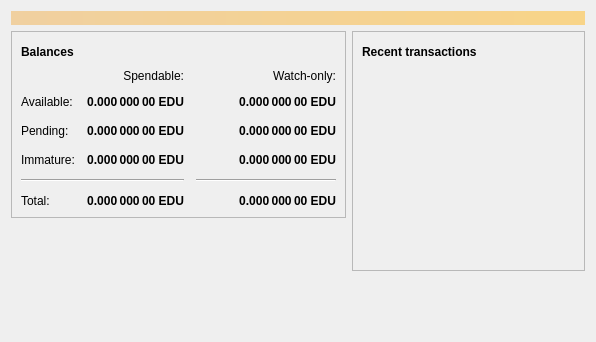
<?xml version="1.0" encoding="UTF-8"?>
<ui version="4.0">
 <class>OverviewPage</class>
 <widget class="QWidget" name="OverviewPage">
  <property name="geometry">
   <rect>
    <x>0</x>
    <y>0</y>
    <width>596</width>
    <height>342</height>
   </rect>
  </property>
  <property name="windowTitle">
   <string>Form</string>
  </property>
  <layout class="QVBoxLayout" name="topLayout">
   <item>
    <widget class="QLabel" name="labelAlerts">
     <property name="visible">
      <bool>false</bool>
     </property>
     <property name="styleSheet">
      <string notr="true">QLabel { background-color: qlineargradient(x1: 0, y1: 0, x2: 1, y2: 0, stop:0 #F0D0A0, stop:1 #F8D488); color:#000000; }</string>
     </property>
     <property name="wordWrap">
      <bool>true</bool>
     </property>
     <property name="margin">
      <number>3</number>
     </property>
     <property name="textInteractionFlags">
      <set>Qt::TextSelectableByMouse</set>
     </property>
    </widget>
   </item>
   <item>
    <layout class="QHBoxLayout" name="horizontalLayout" stretch="1,1">
     <item>
      <layout class="QVBoxLayout" name="verticalLayout_2">
       <item>
        <widget class="QFrame" name="frame">
         <property name="frameShape">
          <enum>QFrame::StyledPanel</enum>
         </property>
         <property name="frameShadow">
          <enum>QFrame::Raised</enum>
         </property>
         <layout class="QVBoxLayout" name="verticalLayout_4">
          <item>
           <layout class="QHBoxLayout" name="horizontalLayout_4">
            <item>
             <widget class="QLabel" name="label_5">
              <property name="font">
               <font>
                <weight>75</weight>
                <bold>true</bold>
               </font>
              </property>
              <property name="text">
               <string>Balances</string>
              </property>
             </widget>
            </item>
            <item>
             <widget class="QPushButton" name="labelWalletStatus">
              <property name="enabled">
               <bool>true</bool>
              </property>
              <property name="maximumSize">
               <size>
                <width>30</width>
                <height>16777215</height>
               </size>
              </property>
              <property name="toolTip">
               <string>The displayed information may be out of date. Your wallet automatically synchronizes with the Cheatscoin network after a connection is established, but this process has not completed yet.</string>
              </property>
              <property name="text">
               <string/>
              </property>
              <property name="icon">
               <iconset resource="../bitcoin.qrc">
                <normaloff>:/icons/warning</normaloff>
                <disabledoff>:/icons/warning</disabledoff>:/icons/warning</iconset>
              </property>
              <property name="iconSize">
               <size>
                <width>24</width>
                <height>24</height>
               </size>
              </property>
              <property name="flat">
               <bool>true</bool>
              </property>
             </widget>
            </item>
            <item>
             <spacer name="horizontalSpacer_3">
              <property name="orientation">
               <enum>Qt::Horizontal</enum>
              </property>
              <property name="sizeHint" stdset="0">
               <size>
                <width>40</width>
                <height>20</height>
               </size>
              </property>
             </spacer>
            </item>
           </layout>
          </item>
          <item>
           <layout class="QGridLayout" name="gridLayout">
            <property name="spacing">
             <number>12</number>
            </property>
            <item row="2" column="2">
             <widget class="QLabel" name="labelWatchPending">
              <property name="font">
               <font>
                <weight>75</weight>
                <bold>true</bold>
               </font>
              </property>
              <property name="cursor">
               <cursorShape>IBeamCursor</cursorShape>
              </property>
              <property name="toolTip">
               <string>Unconfirmed transactions to watch-only addresses</string>
              </property>
              <property name="text">
               <string notr="true">0.000 000 00 EDU</string>
              </property>
              <property name="alignment">
               <set>Qt::AlignRight|Qt::AlignTrailing|Qt::AlignVCenter</set>
              </property>
              <property name="textInteractionFlags">
               <set>Qt::LinksAccessibleByMouse|Qt::TextSelectableByKeyboard|Qt::TextSelectableByMouse</set>
              </property>
             </widget>
            </item>
            <item row="2" column="1">
             <widget class="QLabel" name="labelUnconfirmed">
              <property name="font">
               <font>
                <weight>75</weight>
                <bold>true</bold>
               </font>
              </property>
              <property name="cursor">
               <cursorShape>IBeamCursor</cursorShape>
              </property>
              <property name="toolTip">
               <string>Total of transactions that have yet to be confirmed, and do not yet count toward the spendable balance</string>
              </property>
              <property name="text">
               <string notr="true">0.000 000 00 EDU</string>
              </property>
              <property name="alignment">
               <set>Qt::AlignRight|Qt::AlignTrailing|Qt::AlignVCenter</set>
              </property>
              <property name="textInteractionFlags">
               <set>Qt::LinksAccessibleByMouse|Qt::TextSelectableByKeyboard|Qt::TextSelectableByMouse</set>
              </property>
             </widget>
            </item>
            <item row="3" column="2">
             <widget class="QLabel" name="labelWatchImmature">
              <property name="font">
               <font>
                <weight>75</weight>
                <bold>true</bold>
               </font>
              </property>
              <property name="cursor">
               <cursorShape>IBeamCursor</cursorShape>
              </property>
              <property name="toolTip">
               <string>Mined balance in watch-only addresses that has not yet matured</string>
              </property>
              <property name="text">
               <string notr="true">0.000 000 00 EDU</string>
              </property>
              <property name="alignment">
               <set>Qt::AlignRight|Qt::AlignTrailing|Qt::AlignVCenter</set>
              </property>
              <property name="textInteractionFlags">
               <set>Qt::LinksAccessibleByMouse|Qt::TextSelectableByKeyboard|Qt::TextSelectableByMouse</set>
              </property>
             </widget>
            </item>
            <item row="4" column="0" colspan="2">
             <widget class="Line" name="line">
              <property name="orientation">
               <enum>Qt::Horizontal</enum>
              </property>
             </widget>
            </item>
            <item row="4" column="2">
             <widget class="Line" name="lineWatchBalance">
              <property name="sizePolicy">
               <sizepolicy hsizetype="Preferred" vsizetype="Fixed">
                <horstretch>0</horstretch>
                <verstretch>0</verstretch>
               </sizepolicy>
              </property>
              <property name="minimumSize">
               <size>
                <width>140</width>
                <height>0</height>
               </size>
              </property>
              <property name="orientation">
               <enum>Qt::Horizontal</enum>
              </property>
             </widget>
            </item>
            <item row="5" column="0">
             <widget class="QLabel" name="labelTotalText">
              <property name="text">
               <string>Total:</string>
              </property>
             </widget>
            </item>
            <item row="3" column="1">
             <widget class="QLabel" name="labelImmature">
              <property name="font">
               <font>
                <weight>75</weight>
                <bold>true</bold>
               </font>
              </property>
              <property name="cursor">
               <cursorShape>IBeamCursor</cursorShape>
              </property>
              <property name="toolTip">
               <string>Mined balance that has not yet matured</string>
              </property>
              <property name="text">
               <string notr="true">0.000 000 00 EDU</string>
              </property>
              <property name="alignment">
               <set>Qt::AlignRight|Qt::AlignTrailing|Qt::AlignVCenter</set>
              </property>
              <property name="textInteractionFlags">
               <set>Qt::LinksAccessibleByMouse|Qt::TextSelectableByKeyboard|Qt::TextSelectableByMouse</set>
              </property>
             </widget>
            </item>
            <item row="2" column="3">
             <spacer name="horizontalSpacer_2">
              <property name="orientation">
               <enum>Qt::Horizontal</enum>
              </property>
              <property name="sizeHint" stdset="0">
               <size>
                <width>40</width>
                <height>20</height>
               </size>
              </property>
             </spacer>
            </item>
            <item row="3" column="0">
             <widget class="QLabel" name="labelImmatureText">
              <property name="text">
               <string>Immature:</string>
              </property>
             </widget>
            </item>
            <item row="5" column="1">
             <widget class="QLabel" name="labelTotal">
              <property name="font">
               <font>
                <weight>75</weight>
                <bold>true</bold>
               </font>
              </property>
              <property name="cursor">
               <cursorShape>IBeamCursor</cursorShape>
              </property>
              <property name="toolTip">
               <string>Your current total balance</string>
              </property>
              <property name="text">
               <string notr="true">0.000 000 00 EDU</string>
              </property>
              <property name="alignment">
               <set>Qt::AlignRight|Qt::AlignTrailing|Qt::AlignVCenter</set>
              </property>
              <property name="textInteractionFlags">
               <set>Qt::LinksAccessibleByMouse|Qt::TextSelectableByKeyboard|Qt::TextSelectableByMouse</set>
              </property>
             </widget>
            </item>
            <item row="5" column="2">
             <widget class="QLabel" name="labelWatchTotal">
              <property name="font">
               <font>
                <weight>75</weight>
                <bold>true</bold>
               </font>
              </property>
              <property name="cursor">
               <cursorShape>IBeamCursor</cursorShape>
              </property>
              <property name="toolTip">
               <string>Current total balance in watch-only addresses</string>
              </property>
              <property name="text">
               <string notr="true">0.000 000 00 EDU</string>
              </property>
              <property name="alignment">
               <set>Qt::AlignRight|Qt::AlignTrailing|Qt::AlignVCenter</set>
              </property>
              <property name="textInteractionFlags">
               <set>Qt::LinksAccessibleByMouse|Qt::TextSelectableByKeyboard|Qt::TextSelectableByMouse</set>
              </property>
             </widget>
            </item>
            <item row="0" column="2">
             <widget class="QLabel" name="labelWatchonly">
              <property name="text">
               <string>Watch-only:</string>
              </property>
              <property name="alignment">
               <set>Qt::AlignRight|Qt::AlignTrailing|Qt::AlignVCenter</set>
              </property>
             </widget>
            </item>
            <item row="1" column="0">
             <widget class="QLabel" name="labelBalanceText">
              <property name="text">
               <string>Available:</string>
              </property>
             </widget>
            </item>
            <item row="1" column="1">
             <widget class="QLabel" name="labelBalance">
              <property name="font">
               <font>
                <weight>75</weight>
                <bold>true</bold>
               </font>
              </property>
              <property name="cursor">
               <cursorShape>IBeamCursor</cursorShape>
              </property>
              <property name="toolTip">
               <string>Your current spendable balance</string>
              </property>
              <property name="text">
               <string notr="true">0.000 000 00 EDU</string>
              </property>
              <property name="alignment">
               <set>Qt::AlignRight|Qt::AlignTrailing|Qt::AlignVCenter</set>
              </property>
              <property name="textInteractionFlags">
               <set>Qt::LinksAccessibleByMouse|Qt::TextSelectableByKeyboard|Qt::TextSelectableByMouse</set>
              </property>
             </widget>
            </item>
            <item row="1" column="2">
             <widget class="QLabel" name="labelWatchAvailable">
              <property name="font">
               <font>
                <weight>75</weight>
                <bold>true</bold>
               </font>
              </property>
              <property name="cursor">
               <cursorShape>IBeamCursor</cursorShape>
              </property>
              <property name="toolTip">
               <string>Your current balance in watch-only addresses</string>
              </property>
              <property name="text">
               <string notr="true">0.000 000 00 EDU</string>
              </property>
              <property name="alignment">
               <set>Qt::AlignRight|Qt::AlignTrailing|Qt::AlignVCenter</set>
              </property>
              <property name="textInteractionFlags">
               <set>Qt::LinksAccessibleByMouse|Qt::TextSelectableByKeyboard|Qt::TextSelectableByMouse</set>
              </property>
             </widget>
            </item>
            <item row="2" column="0">
             <widget class="QLabel" name="labelPendingText">
              <property name="text">
               <string>Pending:</string>
              </property>
             </widget>
            </item>
            <item row="0" column="1">
             <widget class="QLabel" name="labelSpendable">
              <property name="text">
               <string>Spendable:</string>
              </property>
              <property name="alignment">
               <set>Qt::AlignRight|Qt::AlignTrailing|Qt::AlignVCenter</set>
              </property>
             </widget>
            </item>
           </layout>
          </item>
         </layout>
        </widget>
       </item>
       <item>
        <spacer name="verticalSpacer">
         <property name="orientation">
          <enum>Qt::Vertical</enum>
         </property>
         <property name="sizeHint" stdset="0">
          <size>
           <width>20</width>
           <height>40</height>
          </size>
         </property>
        </spacer>
       </item>
      </layout>
     </item>
     <item>
      <layout class="QVBoxLayout" name="verticalLayout_3">
       <item>
        <widget class="QFrame" name="frame_2">
         <property name="frameShape">
          <enum>QFrame::StyledPanel</enum>
         </property>
         <property name="frameShadow">
          <enum>QFrame::Raised</enum>
         </property>
         <layout class="QVBoxLayout" name="verticalLayout">
          <item>
           <layout class="QHBoxLayout" name="horizontalLayout_2">
            <item>
             <widget class="QLabel" name="label_4">
              <property name="font">
               <font>
                <weight>75</weight>
                <bold>true</bold>
               </font>
              </property>
              <property name="text">
               <string>Recent transactions</string>
              </property>
             </widget>
            </item>
            <item>
             <widget class="QPushButton" name="labelTransactionsStatus">
              <property name="enabled">
               <bool>true</bool>
              </property>
              <property name="maximumSize">
               <size>
                <width>30</width>
                <height>16777215</height>
               </size>
              </property>
              <property name="toolTip">
               <string>The displayed information may be out of date. Your wallet automatically synchronizes with the Cheatscoin network after a connection is established, but this process has not completed yet.</string>
              </property>
              <property name="text">
               <string/>
              </property>
              <property name="icon">
               <iconset resource="../bitcoin.qrc">
                <normaloff>:/icons/warning</normaloff>
                <disabledoff>:/icons/warning</disabledoff>:/icons/warning</iconset>
              </property>
              <property name="iconSize">
               <size>
                <width>24</width>
                <height>24</height>
               </size>
              </property>
              <property name="flat">
               <bool>true</bool>
              </property>
             </widget>
            </item>
            <item>
             <spacer name="horizontalSpacer">
              <property name="orientation">
               <enum>Qt::Horizontal</enum>
              </property>
              <property name="sizeHint" stdset="0">
               <size>
                <width>40</width>
                <height>20</height>
               </size>
              </property>
             </spacer>
            </item>
           </layout>
          </item>
          <item>
           <widget class="QListView" name="listTransactions">
            <property name="styleSheet">
             <string notr="true">QListView { background: transparent; }</string>
            </property>
            <property name="frameShape">
             <enum>QFrame::NoFrame</enum>
            </property>
            <property name="verticalScrollBarPolicy">
             <enum>Qt::ScrollBarAlwaysOff</enum>
            </property>
            <property name="horizontalScrollBarPolicy">
             <enum>Qt::ScrollBarAlwaysOff</enum>
            </property>
            <property name="selectionMode">
             <enum>QAbstractItemView::NoSelection</enum>
            </property>
           </widget>
          </item>
         </layout>
        </widget>
       </item>
       <item>
        <spacer name="verticalSpacer_2">
         <property name="orientation">
          <enum>Qt::Vertical</enum>
         </property>
         <property name="sizeHint" stdset="0">
          <size>
           <width>20</width>
           <height>40</height>
          </size>
         </property>
        </spacer>
       </item>
      </layout>
     </item>
    </layout>
   </item>
  </layout>
 </widget>
 <resources/>
 <connections/>
</ui>
